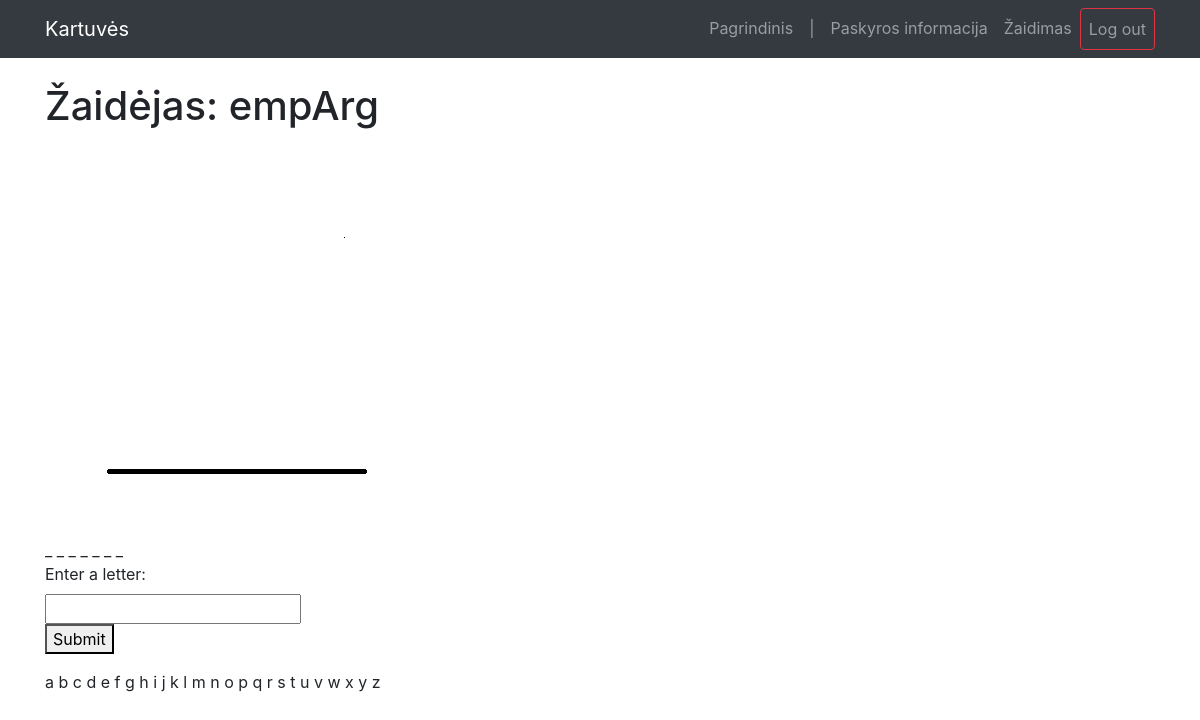
Before: /hangman (signed in) with the older database file.
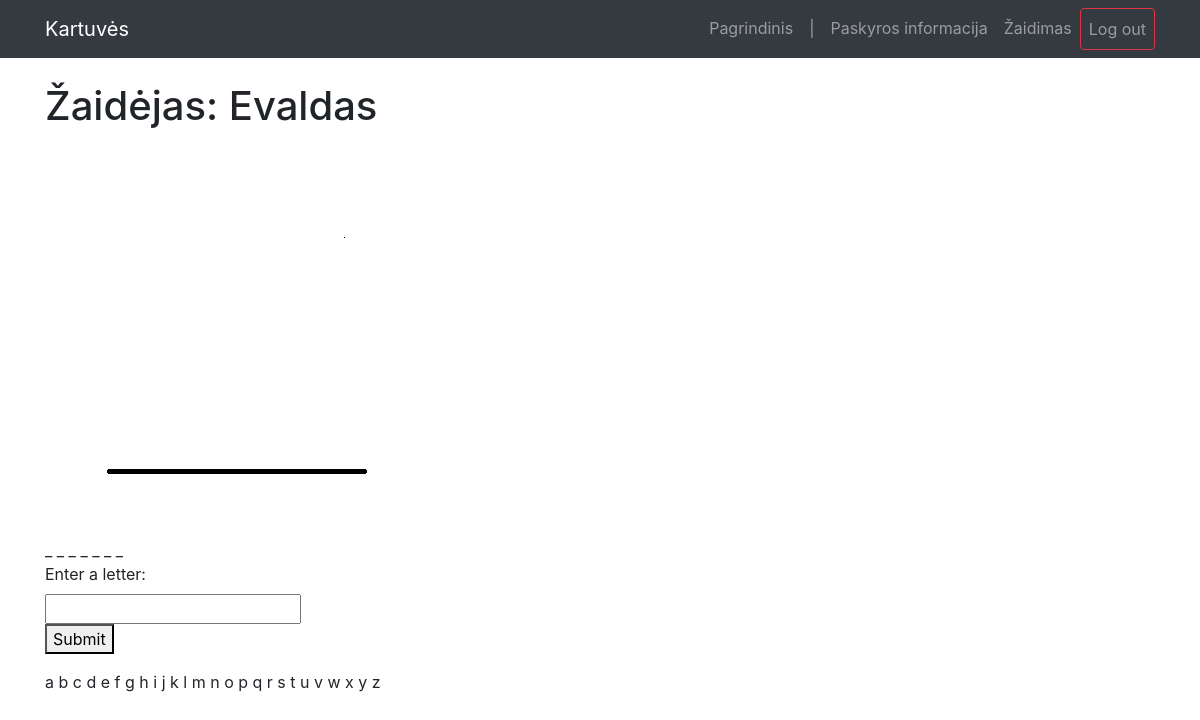
After: the same page with the newer database file.
### program_files/models.py (models this page shows)
class User(db.Model, UserMixin):
    __tablename__ = "user"
    id = db.Column(db.Integer, primary_key=True)
    name = db.Column("Name", db.String(50))
    email = db.Column("Email", db.String(180), unique=True, nullable=False)
    password = db.Column("Password", db.String(100), nullable=False)

### program_files/routes.py (the view)
@app.route("/hangman")
@login_required
def hangman():
    name = current_user.name
    global secret_word
    global word_set
    global to_display
    global tries
    global blanks
    secret_word = functions.get_random_word()
    word_set = "abcdefghijklmnopqrstuvwxyz"
    blanks = 0
    to_display = []
    for char in enumerate(secret_word):
        if char==" ":
            to_display.append(" ")
        else:
            to_display.append("_")
            blanks+=1
    tries = 0
    return render_template('hangman.html', name = name, to_display=to_display,word_set=word_set,tries="/static/img/hangman%d.png"%tries)

### program_files/__init__.py (called while the page is built)
@login_manager.user_loader
def load_user(user_id):
    db.create_all()
    return User.query.get(int(user_id))

### program_files/functions.py (called while the page is built)
def get_random_word() -> str:
    num_words_processed = 0
    curr_word = None
    with open(WORDFILE, 'r') as f:
        for word in f:
            word = word.strip().lower()
            num_words_processed += 1
            if random.randint(1, num_words_processed) == 1:
                curr_word = word
    return curr_word

### program_files/templates/hangman.html
{% extends "base.html" %} {% block content %}
<h1>Žaidėjas: {{name}}</h1>
<img src="{{tries}}" />
<div>
  {% for i in to_display %}
  <span> {{i}} </span>
  {% endfor %}
</div>
<form action="{{ url_for('add_char') }}" method="post">
  <div>
    <label>Enter a letter:</label>
    <div>
      <input type="text" maxlength="1" name="letter" />
    </div>
  </div>
  <p><button type="submit">Submit</button></p>
</form>
<div>
  {% for i in word_set %}
  <span>{{i}}</span>
  {% endfor %}
</div>
{% endblock %}

### program_files/templates/base.html (shortened to what this page needs)
<!DOCTYPE html>
<html lang="en">
  <head>
    <link
      rel="stylesheet"
      href="https://stackpath.bootstrapcdn.com/bootstrap/4.1.3/css/bootstrap.min.css"
    />
  </head>
  <body>
    <nav class="navbar navbar-expand-lg navbar-dark bg-dark static-top">
      <div class="container">
        <a class="navbar-brand" href="/">Kartuvės</a>
        <div class="collapse navbar-collapse" id="navbarResponsive">
          <ul class="navbar-nav ml-auto">
            <li class="nav-item">
              <a class="nav-link" href="/">Pagrindinis</a>
            </li>
            <li class="nav-item">
              <a class="nav-link">|</a>
            </li>
            {% if current_user.is_authenticated %}
            <li class="nav-item">
              <a class="nav-link" href="/account_summary"
                >Paskyros informacija</a
              >
            </li>
            <li class="nav-item">
              <a class="nav-link" href="/hangman">Žaidimas</a>
            </li>
            <li class="nav-item">
              <a class="nav-link btn btn-outline-danger" href="/logout"
                >Log out</a
              >
            </li>
            {% endif %}
          </ul>
        </div>
      </div>
    </nav>
    <div class="container">
      <br />
       {% block content %} {% endblock %}
    </div>
  </body>
</html>

Changed rows visible on the page:
changed User: Name "empArg" → "Evaldas"
